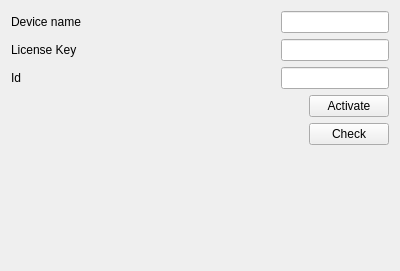
<?xml version="1.0" encoding="UTF-8"?>
<ui version="4.0">
 <class>ActivateWgt</class>
 <widget class="QWidget" name="ActivateWgt">
  <property name="geometry">
   <rect>
    <x>0</x>
    <y>0</y>
    <width>400</width>
    <height>271</height>
   </rect>
  </property>
  <property name="windowTitle">
   <string>Form</string>
  </property>
  <layout class="QVBoxLayout" name="verticalLayout">
   <item>
    <layout class="QHBoxLayout" name="horizontalLayout">
     <item>
      <widget class="QLabel" name="labelDeviceName">
       <property name="sizePolicy">
        <sizepolicy hsizetype="Minimum" vsizetype="Preferred">
         <horstretch>0</horstretch>
         <verstretch>0</verstretch>
        </sizepolicy>
       </property>
       <property name="minimumSize">
        <size>
         <width>200</width>
         <height>0</height>
        </size>
       </property>
       <property name="text">
        <string>Device name</string>
       </property>
      </widget>
     </item>
     <item>
      <spacer name="horizontalSpacer">
       <property name="orientation">
        <enum>Qt::Horizontal</enum>
       </property>
       <property name="sizeHint" stdset="0">
        <size>
         <width>40</width>
         <height>20</height>
        </size>
       </property>
      </spacer>
     </item>
     <item>
      <widget class="QLineEdit" name="lineEditDeviceName"/>
     </item>
    </layout>
   </item>
   <item>
    <layout class="QHBoxLayout" name="horizontalLayout_2">
     <item>
      <widget class="QLabel" name="labelLicenseKey">
       <property name="sizePolicy">
        <sizepolicy hsizetype="Minimum" vsizetype="Preferred">
         <horstretch>0</horstretch>
         <verstretch>0</verstretch>
        </sizepolicy>
       </property>
       <property name="minimumSize">
        <size>
         <width>200</width>
         <height>0</height>
        </size>
       </property>
       <property name="text">
        <string>License Key</string>
       </property>
      </widget>
     </item>
     <item>
      <spacer name="horizontalSpacer_2">
       <property name="orientation">
        <enum>Qt::Horizontal</enum>
       </property>
       <property name="sizeHint" stdset="0">
        <size>
         <width>40</width>
         <height>20</height>
        </size>
       </property>
      </spacer>
     </item>
     <item>
      <widget class="QLineEdit" name="lineEditLicenseKey"/>
     </item>
    </layout>
   </item>
   <item>
    <layout class="QHBoxLayout" name="horizontalLayout_5">
     <item>
      <widget class="QLabel" name="labelId">
       <property name="sizePolicy">
        <sizepolicy hsizetype="Minimum" vsizetype="Preferred">
         <horstretch>0</horstretch>
         <verstretch>0</verstretch>
        </sizepolicy>
       </property>
       <property name="minimumSize">
        <size>
         <width>200</width>
         <height>0</height>
        </size>
       </property>
       <property name="text">
        <string>Id</string>
       </property>
      </widget>
     </item>
     <item>
      <spacer name="horizontalSpacer_5">
       <property name="orientation">
        <enum>Qt::Horizontal</enum>
       </property>
       <property name="sizeHint" stdset="0">
        <size>
         <width>40</width>
         <height>20</height>
        </size>
       </property>
      </spacer>
     </item>
     <item>
      <widget class="QLineEdit" name="lineEditId"/>
     </item>
    </layout>
   </item>
   <item>
    <layout class="QHBoxLayout" name="horizontalLayout_3">
     <item>
      <spacer name="horizontalSpacer_3">
       <property name="orientation">
        <enum>Qt::Horizontal</enum>
       </property>
       <property name="sizeHint" stdset="0">
        <size>
         <width>40</width>
         <height>20</height>
        </size>
       </property>
      </spacer>
     </item>
     <item>
      <widget class="QPushButton" name="pushButtonActivate">
       <property name="text">
        <string>Activate</string>
       </property>
      </widget>
     </item>
    </layout>
   </item>
   <item>
    <layout class="QHBoxLayout" name="horizontalLayout_4">
     <item>
      <spacer name="horizontalSpacer_4">
       <property name="orientation">
        <enum>Qt::Horizontal</enum>
       </property>
       <property name="sizeHint" stdset="0">
        <size>
         <width>40</width>
         <height>20</height>
        </size>
       </property>
      </spacer>
     </item>
     <item>
      <widget class="QPushButton" name="pushButtonCheck">
       <property name="text">
        <string>Check</string>
       </property>
      </widget>
     </item>
    </layout>
   </item>
   <item>
    <spacer name="verticalSpacer">
     <property name="orientation">
      <enum>Qt::Vertical</enum>
     </property>
     <property name="sizeHint" stdset="0">
      <size>
       <width>20</width>
       <height>40</height>
      </size>
     </property>
    </spacer>
   </item>
   <item>
    <widget class="QLabel" name="labelStatus">
     <property name="text">
      <string/>
     </property>
    </widget>
   </item>
  </layout>
 </widget>
 <resources/>
 <connections/>
</ui>
